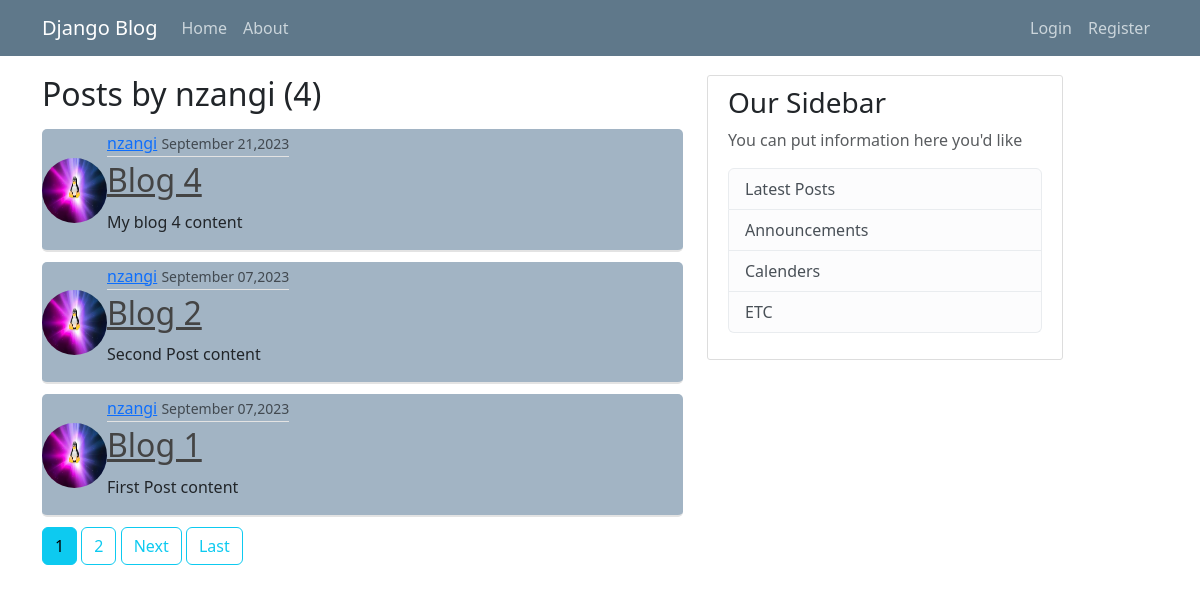
The page /user/nzangi on the database as committed earlier.
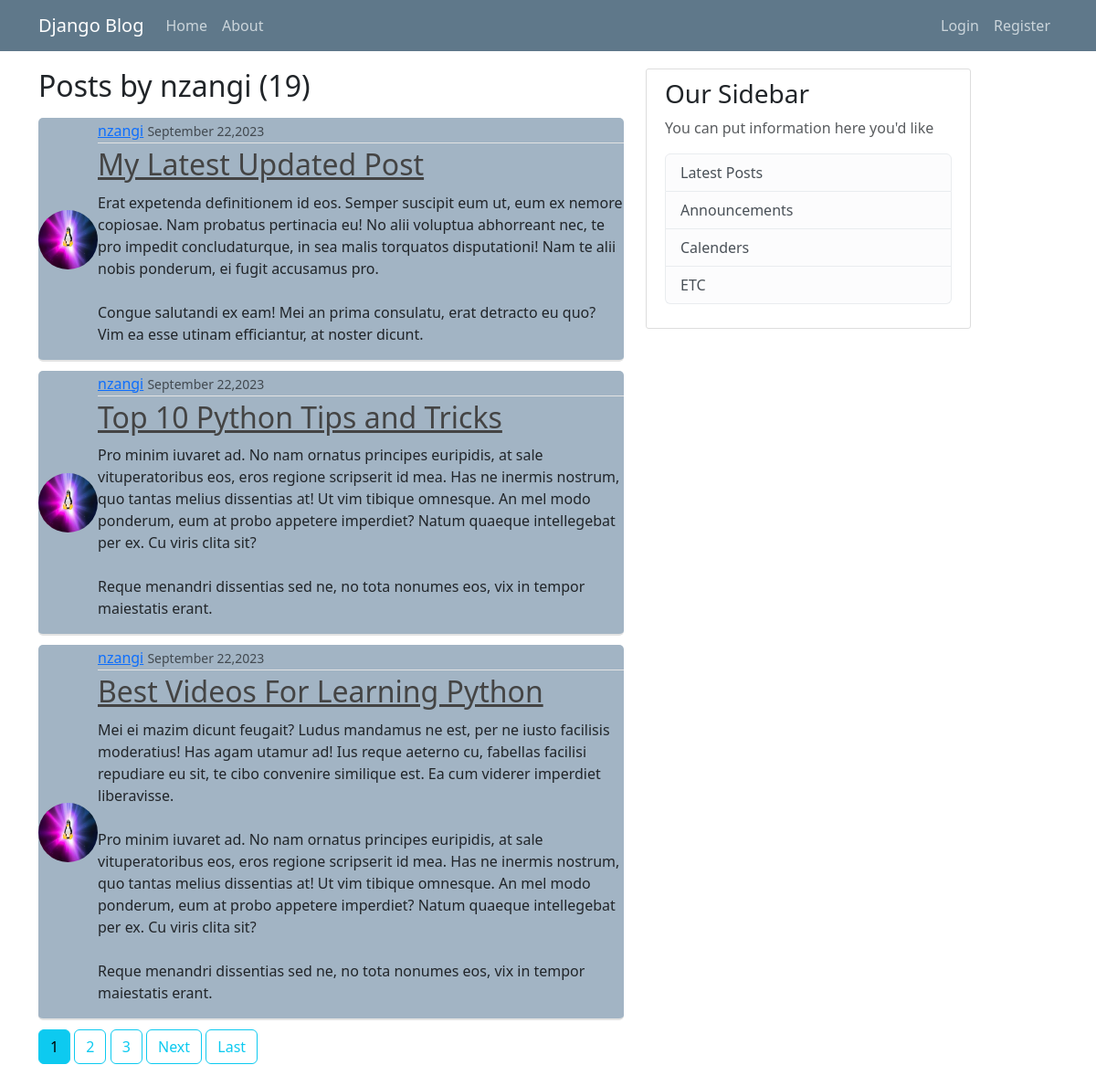
The same page on the database as committed later.
### blog/models.py (models this page shows, shortened)
class Post(models.Model):
    title = models.CharField(max_length=100)
    content = models.TextField()
    date = models.DateTimeField(default=timezone.now)
    author = models.ForeignKey(User,on_delete=models.CASCADE)

### users/models.py (models this page shows, shortened)
class Profile(models.Model):
    user = models.OneToOneField(User,on_delete=models.CASCADE)
    image = models.ImageField(default='default.png',upload_to='profile_pics')

### blog/views.py (the view)
# urls.py: path('user/<str:username>', UserPostListView.as_view(),name='user-posts'),
class UserPostListView(ListView):
    model = Post
    template_name = 'blog/user_posts.html'
    context_object_name = "posts"
    paginate_by = 3
    def get_queryset(self):
        user = get_object_or_404(User,username = self.kwargs.get('username'))
        return Post.objects.filter(author=user).order_by('-date')

### blog/templates/blog/user_posts.html (shortened to what this page needs)
{%  extends "blog/base.html" %}
{% block content %}
    <h2 class="mb-3">Posts by {{ view.kwargs.username }} ({{ page_obj.paginator.count }})</h2>
    {% for post in posts %}
        <article class="media-content-section">
            <img class="rounded-circle article-img"  src="{{ post.author.profile.image.url }}">
            <div class="media-body">
                <div class="article-metadata">
                    <a class="mr-2" href="{% url 'user-posts' post.author.username %}">{{ post.author }}</a>
                    <small class="text-muted">{{ post.date|date:"F d,Y"}}</small>
                </div>
                <h2><a class="article-title" href="{% url 'post-detail' post.id %}">{{ post.title }}</a></h2>
                <p class="article-content">{{ post.content }}</p>
            </div>
        </article>
    {% endfor %}
    {%if is_paginated %}
        {% for num in page_obj.paginator.page_range %}
            {% if page_obj.number == num%}
                <a class="btn btn-info mb-4" href="?page={{ num }}">{{ num }}</a>
            {%elif num > page_obj.number|add:'-3' and num < page_obj.number|add:'3'%}
                <a class="btn btn-outline-info mb-4" href="?page={{ num }}">{{ num }}</a>
            {% endif%}
        {% endfor %}
        {%if page_obj.has_next %}
            <a class="btn btn-outline-info mb-4" href="?page={{ page_obj.next_page_number }}">Next</a>
            <a class="btn btn-outline-info mb-4" href="?page={{ page_obj.paginator.num_pages }}">Last</a>
        {% endif %}
    {% endif%}
{% endblock content  %}

Rows that differ between the two databases and show on the page:
no longer on this page (row unchanged): Post: author.profile.image (picture), author "nzangi", date "September 21,2023", title "Blog 4", content "My blog 4 content"
no longer on this page (row unchanged): Post: author.profile.image (picture), author "nzangi", date "September 07,2023", title "Blog 2", content "Second Post content"
no longer on this page (row unchanged): Post: author.profile.image (picture), author "nzangi", date "September 07,2023", title "Blog 1", content "First Post content"
added Post: author.profile.image (picture), author "nzangi", date "September 22,2023", title "My Latest Updated Post", content "Erat expetenda definitionem id eos. Semper suscipit eum ut, eum ex nemore copiosae. Nam probatus pertinacia eu! No alii voluptua abhorreant nec, te pro impedit concludaturque, in sea malis torquatos disputationi! Nam te alii nobis ponderum, ei fugit accusamus pro. Congue salutandi ex eam! Mei an prima consulatu, erat detracto eu quo? Vim ea esse utinam efficiantur, at noster dicunt."
added Post: author.profile.image (picture), author "nzangi", date "September 22,2023", title "Top 10 Python Tips and Tricks", content "Pro minim iuvaret ad. No nam ornatus principes euripidis, at sale vituperatoribus eos, eros regione scripserit id mea. Has ne inermis nostrum, quo tantas melius dissentias at! Ut vim tibique omnesque. An mel modo ponderum, eum at probo appetere imperdiet? Natum quaeque intellegebat per ex. Cu viris clita sit? Reque menandri dissentias sed ne, no tota nonumes eos, vix in tempor maiestatis erant."
added Post: author.profile.image (picture), author "nzangi", date "September 22,2023", title "Best Videos For Learning Python", content "Mei ei mazim dicunt feugait? Ludus mandamus ne est, per ne iusto facilisis moderatius! Has agam utamur ad! Ius reque aeterno cu, fabellas facilisi repudiare eu sit, te cibo convenire similique est. Ea cum viderer imperdiet liberavisse. Pro minim iuvaret ad. No nam ornatus principes euripidis, at sale vituperatoribus eos, eros regione scripserit id mea. Has ne inermis nostrum, quo tantas melius dissentias at! Ut vim tibique omnesque. An mel modo ponderum, eum at probo appetere imperdiet? Natum quaeque intellegebat per ex. Cu viris clita sit? Reque menandri dissentias sed ne, no tota nonumes eos, vix in tempor maiestatis erant."
Other text that changed with them:
{{ page_obj.paginator.count }}: "4" → "19"
new list line: "3"
